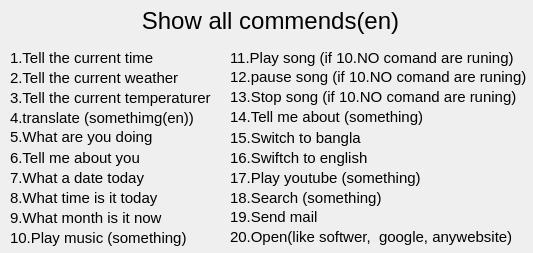
<?xml version="1.0" encoding="UTF-8"?>
<ui version="4.0">
 <class>Dialog</class>
 <widget class="QDialog" name="Dialog">
  <property name="geometry">
   <rect>
    <x>0</x>
    <y>0</y>
    <width>533</width>
    <height>253</height>
   </rect>
  </property>
  <property name="windowTitle">
   <string>Dialog</string>
  </property>
  <widget class="QLabel" name="label">
   <property name="geometry">
    <rect>
     <x>0</x>
     <y>0</y>
     <width>541</width>
     <height>41</height>
    </rect>
   </property>
   <property name="font">
    <font>
     <pointsize>18</pointsize>
    </font>
   </property>
   <property name="text">
    <string>Show all commends(en)</string>
   </property>
   <property name="alignment">
    <set>Qt::AlignCenter</set>
   </property>
  </widget>
  <widget class="QLabel" name="label_2">
   <property name="geometry">
    <rect>
     <x>10</x>
     <y>50</y>
     <width>161</width>
     <height>16</height>
    </rect>
   </property>
   <property name="font">
    <font>
     <pointsize>11</pointsize>
    </font>
   </property>
   <property name="text">
    <string>1.Tell the current time</string>
   </property>
  </widget>
  <widget class="QLabel" name="label_3">
   <property name="geometry">
    <rect>
     <x>10</x>
     <y>70</y>
     <width>181</width>
     <height>16</height>
    </rect>
   </property>
   <property name="font">
    <font>
     <pointsize>11</pointsize>
    </font>
   </property>
   <property name="text">
    <string>2.Tell the current weather</string>
   </property>
  </widget>
  <widget class="QLabel" name="label_4">
   <property name="geometry">
    <rect>
     <x>10</x>
     <y>90</y>
     <width>211</width>
     <height>16</height>
    </rect>
   </property>
   <property name="font">
    <font>
     <pointsize>11</pointsize>
    </font>
   </property>
   <property name="text">
    <string>3.Tell the current temperaturer</string>
   </property>
  </widget>
  <widget class="QLabel" name="label_5">
   <property name="geometry">
    <rect>
     <x>10</x>
     <y>150</y>
     <width>141</width>
     <height>16</height>
    </rect>
   </property>
   <property name="font">
    <font>
     <pointsize>11</pointsize>
    </font>
   </property>
   <property name="text">
    <string>6.Tell me about you</string>
   </property>
  </widget>
  <widget class="QLabel" name="label_6">
   <property name="geometry">
    <rect>
     <x>10</x>
     <y>110</y>
     <width>201</width>
     <height>16</height>
    </rect>
   </property>
   <property name="font">
    <font>
     <pointsize>11</pointsize>
    </font>
   </property>
   <property name="text">
    <string>4.translate (somethimg(en))</string>
   </property>
  </widget>
  <widget class="QLabel" name="label_7">
   <property name="geometry">
    <rect>
     <x>10</x>
     <y>126</y>
     <width>151</width>
     <height>21</height>
    </rect>
   </property>
   <property name="font">
    <font>
     <pointsize>11</pointsize>
    </font>
   </property>
   <property name="text">
    <string>5.What are you doing</string>
   </property>
  </widget>
  <widget class="QLabel" name="label_8">
   <property name="geometry">
    <rect>
     <x>10</x>
     <y>190</y>
     <width>171</width>
     <height>16</height>
    </rect>
   </property>
   <property name="font">
    <font>
     <pointsize>11</pointsize>
    </font>
   </property>
   <property name="text">
    <string>8.What time is it today</string>
   </property>
  </widget>
  <widget class="QLabel" name="label_9">
   <property name="geometry">
    <rect>
     <x>10</x>
     <y>170</y>
     <width>191</width>
     <height>16</height>
    </rect>
   </property>
   <property name="font">
    <font>
     <pointsize>11</pointsize>
    </font>
   </property>
   <property name="text">
    <string>7.What a date today</string>
   </property>
  </widget>
  <widget class="QLabel" name="label_10">
   <property name="geometry">
    <rect>
     <x>230</x>
     <y>130</y>
     <width>191</width>
     <height>16</height>
    </rect>
   </property>
   <property name="font">
    <font>
     <pointsize>11</pointsize>
    </font>
   </property>
   <property name="text">
    <string>15.Switch to bangla</string>
   </property>
  </widget>
  <widget class="QLabel" name="label_11">
   <property name="geometry">
    <rect>
     <x>230</x>
     <y>66</y>
     <width>301</width>
     <height>22</height>
    </rect>
   </property>
   <property name="font">
    <font>
     <pointsize>11</pointsize>
    </font>
   </property>
   <property name="text">
    <string>12.pause song (if 10.NO comand are runing)</string>
   </property>
  </widget>
  <widget class="QLabel" name="label_12">
   <property name="geometry">
    <rect>
     <x>10</x>
     <y>210</y>
     <width>161</width>
     <height>16</height>
    </rect>
   </property>
   <property name="font">
    <font>
     <pointsize>11</pointsize>
    </font>
   </property>
   <property name="text">
    <string>9.What month is it now</string>
   </property>
  </widget>
  <widget class="QLabel" name="label_13">
   <property name="geometry">
    <rect>
     <x>230</x>
     <y>147</y>
     <width>171</width>
     <height>21</height>
    </rect>
   </property>
   <property name="font">
    <font>
     <pointsize>11</pointsize>
    </font>
   </property>
   <property name="text">
    <string>16.Swiftch to english</string>
   </property>
  </widget>
  <widget class="QLabel" name="label_14">
   <property name="geometry">
    <rect>
     <x>10</x>
     <y>228</y>
     <width>181</width>
     <height>20</height>
    </rect>
   </property>
   <property name="font">
    <font>
     <pointsize>11</pointsize>
    </font>
   </property>
   <property name="text">
    <string>10.Play music (something)</string>
   </property>
  </widget>
  <widget class="QLabel" name="label_15">
   <property name="geometry">
    <rect>
     <x>230</x>
     <y>104</y>
     <width>211</width>
     <height>25</height>
    </rect>
   </property>
   <property name="font">
    <font>
     <pointsize>11</pointsize>
    </font>
   </property>
   <property name="text">
    <string>14.Tell me about (something)</string>
   </property>
  </widget>
  <widget class="QLabel" name="label_16">
   <property name="geometry">
    <rect>
     <x>230</x>
     <y>86</y>
     <width>291</width>
     <height>21</height>
    </rect>
   </property>
   <property name="font">
    <font>
     <pointsize>11</pointsize>
    </font>
   </property>
   <property name="text">
    <string>13.Stop song (if 10.NO comand are runing)</string>
   </property>
  </widget>
  <widget class="QLabel" name="label_17">
   <property name="geometry">
    <rect>
     <x>230</x>
     <y>50</y>
     <width>291</width>
     <height>16</height>
    </rect>
   </property>
   <property name="font">
    <font>
     <pointsize>11</pointsize>
    </font>
   </property>
   <property name="text">
    <string>11.Play song (if 10.NO comand are runing)</string>
   </property>
  </widget>
  <widget class="QLabel" name="label_18">
   <property name="geometry">
    <rect>
     <x>230</x>
     <y>184</y>
     <width>291</width>
     <height>27</height>
    </rect>
   </property>
   <property name="font">
    <font>
     <pointsize>11</pointsize>
    </font>
   </property>
   <property name="text">
    <string>18.Search (something)</string>
   </property>
  </widget>
  <widget class="QLabel" name="label_22">
   <property name="geometry">
    <rect>
     <x>230</x>
     <y>206</y>
     <width>301</width>
     <height>22</height>
    </rect>
   </property>
   <property name="font">
    <font>
     <pointsize>11</pointsize>
    </font>
   </property>
   <property name="text">
    <string>19.Send mail</string>
   </property>
  </widget>
  <widget class="QLabel" name="label_23">
   <property name="geometry">
    <rect>
     <x>230</x>
     <y>168</y>
     <width>211</width>
     <height>20</height>
    </rect>
   </property>
   <property name="font">
    <font>
     <pointsize>11</pointsize>
    </font>
   </property>
   <property name="text">
    <string>17.Play youtube (something)</string>
   </property>
  </widget>
  <widget class="QLabel" name="label_24">
   <property name="geometry">
    <rect>
     <x>230</x>
     <y>226</y>
     <width>291</width>
     <height>21</height>
    </rect>
   </property>
   <property name="font">
    <font>
     <pointsize>11</pointsize>
    </font>
   </property>
   <property name="text">
    <string>20.Open(like softwer,  google, anywebsite)</string>
   </property>
  </widget>
 </widget>
 <resources/>
 <connections/>
</ui>
